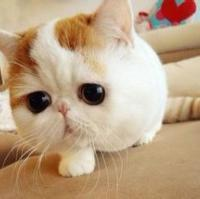
#> input picture python/opencv/test.jpg, 200 x 199 px
$ python cornerSubPix.py
#> lines starting #> are read from the running program, lines starting #| are printed output that depends on the picture; after the words box and inside, x2 and y2 are one past the last pixel; in counts of white or black regions, pixels touching at a corner belong together
import numpy as np
import cv2

img = cv2.imread('test.jpg')
#> img is the input picture: shape (199, 200, 3); mean B, G, R 133.3, 162.3, 188.5
if img is None:
        print('No such image.')
else:
        gray = cv2.cvtColor(img, cv2.COLOR_BGR2GRAY)
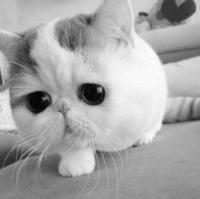
#> gray: shape (199, 200); min 1, max 254, mean 166.8

        # find Harrirs corners
        gray = np.float32(gray)
        dst = cv2.cornerHarris(gray, 2, 3, 0.04)
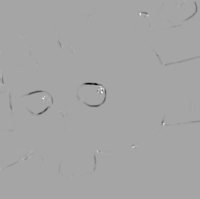
#> dst: shape (199, 200) float32; min -10693346, max 5800441, mean -31185.4; drawn with min black and max white

        dst = cv2.dilate(dst, None)
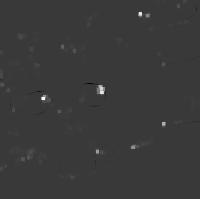
#> dst: shape (199, 200) float32; min -1690166, max 5800441, mean 23623; drawn with min black and max white
        # img[dst > 0.01*dst.max()] = [0, 0, 255]
        # cv2.imshow('dst', img)
        # if cv2.waitKey(0) == 27:
        #         cv2.destroyAllWindows()

        _, dst = cv2.threshold(dst, 0.01 * dst.max(), 255, 0)
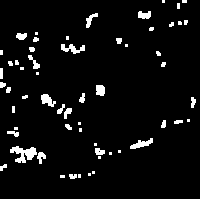
#> dst: shape (199, 200) float32; 5.2% white; 58 white regions (27 under 20 px), largest, box (x1, y1, x2, y2) and area: (10, 146, 37, 163) 250, (61, 44, 85, 54) 126, (130, 138, 153, 149) 121
        dst = np.uint8(dst)
        # find centroids
        ret, labels, stats, centroids = cv2.connectedComponentsWithStats(dst)
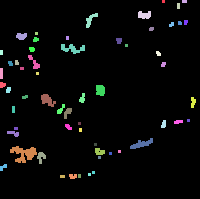
#> labels: shape (199, 200) int32; 59 distinct labels, from 0 to 58; one colour per label, 0 black
#> ret = 59; stats = 59 rows, first 6: [0, 0, 200, 199, 37733], [162, 0, 3, 3, 9], [182, 0, 5, 3, 15], [177, 3, 3, 6, 18], [138, 11, 13, 8, 83], [86, 13, 12, 15, 76]; centroids = 59 pairs, first value 1 to 192.6, second value 1 to 176

        # define the criteria to stop and refine the corners
        criteria = (cv2.TERM_CRITERIA_EPS + cv2.TERM_CRITERIA_MAX_ITER, 100, 0.001)
        corners = cv2.cornerSubPix(gray, np.float32(centroids), (5, 5), (-1, -1),
                                   criteria)
#> corners = 59 pairs, first value 0.189 to 193.8, second value 1.04 to 175.5

        # Now draw them
        res = np.hstack((centroids, corners))
#> res = 59 rows, first 6: [100.8, 99.17, 100.8, 99.17], [163, 1, 161.9, 1.68], [184, 1, 184.3, 1.04], [178, 5.5, 177.3, 6.25], [144, 14.65, 144, 14.65], [90.24, 19.29, 89.2, 15.21]
        res = np.int0(res)
#> res = 59 rows, first 6: [100, 99, 100, 99], [163, 1, 161, 1], [184, 1, 184, 1], [178, 5, 177, 6], [144, 14, 144, 14], [90, 19, 89, 15]
        img[res[:, 1], res[:, 0]] = [0, 0, 255]
#> img: shape (199, 200, 3); 0.15% of pixels changed, all inside (x1, y1, x2, y2) = (1, 1, 193, 177)
        img[res[:, 3], res[:, 2]] = [0, 255, 0]
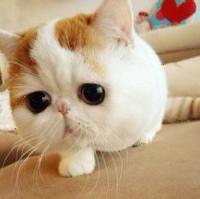
#> img: shape (199, 200, 3); mean B, G, R 133.1, 162.4, 188.3

        cv2.imwrite('test_result.png', img)
